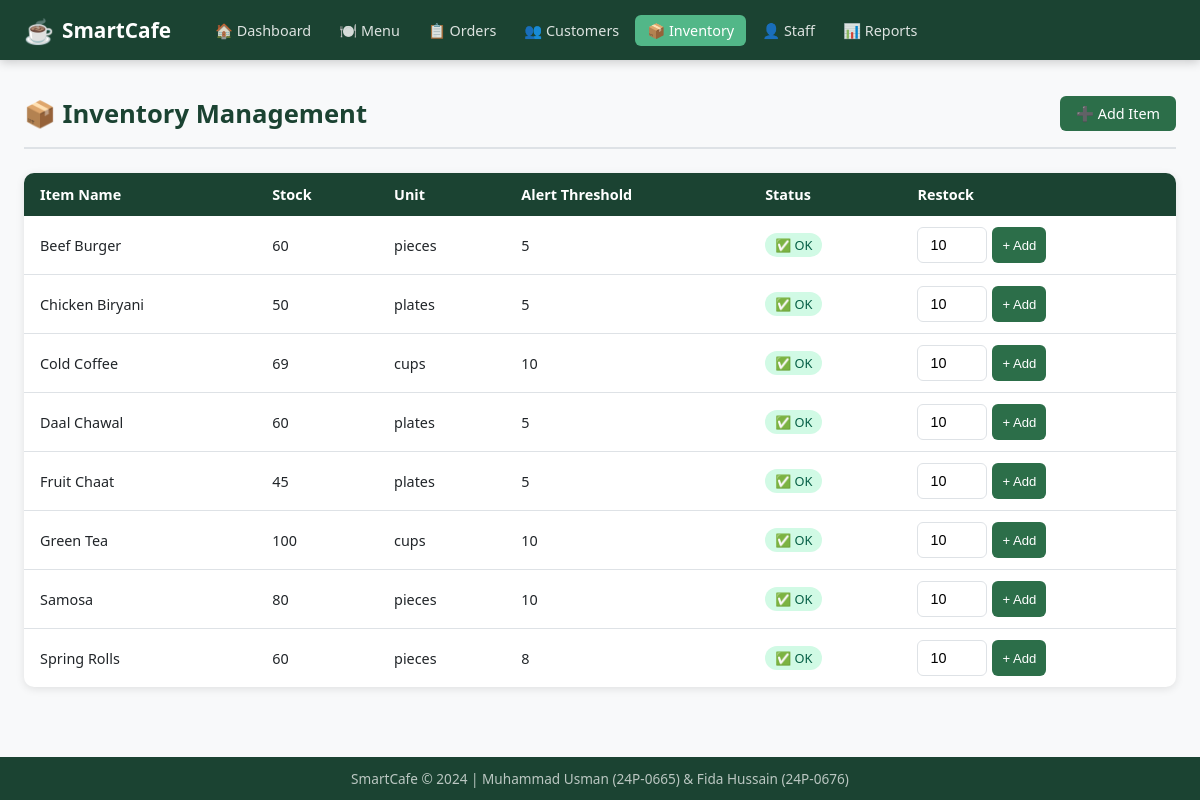
Page /inventory on the committed database.
### tables this page shows
CREATE TABLE Inventory (
    inventory_id INTEGER PRIMARY KEY AUTOINCREMENT,
    item_name TEXT NOT NULL,
    stock_quantity INTEGER NOT NULL,
    unit TEXT,
    threshold INTEGER DEFAULT 5
);

### app.py (the view)
@app.route('/inventory')
def inventory():
    conn = get_db()
    items = conn.execute("SELECT * FROM Inventory ORDER BY item_name").fetchall()
    low_stock = conn.execute("SELECT * FROM Low_Stock_Alert").fetchall()
    conn.close()
    return render_template('inventory.html', items=items, low_stock=low_stock)

### app.py (called while the page is built)
def get_db():
    conn = sqlite3.connect(DATABASE)
    conn.row_factory = sqlite3.Row  # So rows behave like dictionaries
    conn.execute("PRAGMA foreign_keys = ON")  # Enable foreign key support
    return conn

### templates/inventory.html (shortened to what this page needs)
{% extends "base.html" %}
{% block content %}
<div class="page-header">
    <h1>📦 Inventory Management</h1>
    <a href="{{ url_for('add_inventory') }}" class="btn btn-primary">➕ Add Item</a>
</div>
<table class="table">
    <thead>
        <tr>
            <th>Item Name</th>
            <th>Stock</th>
            <th>Unit</th>
            <th>Alert Threshold</th>
            <th>Status</th>
            <th>Restock</th>
        </tr>
    </thead>
    <tbody>
        {% for item in items %}
        <tr>
            <td>{{ item.item_name }}</td>
            <td>{{ item.stock_quantity }}</td>
            <td>{{ item.unit }}</td>
            <td>{{ item.threshold }}</td>
            <td>
                {% if item.stock_quantity <= item.threshold %}
                <span class="badge badge-danger">⚠️ Low</span>
                {% else %}
                <span class="badge badge-success">✅ OK</span>
                {% endif %}
            </td>
            <td>
                <form method="POST" action="{{ url_for('restock', inventory_id=item.inventory_id) }}" style="display:flex; gap:5px">
                    <input type="number" name="qty" class="form-control" value="10" min="1" style="width:70px">
                    <button type="submit" class="btn btn-sm btn-primary">+ Add</button>
                </form>
            </td>
        </tr>
        {% endfor %}
    </tbody>
</table>
{% endblock %}

### static/css/style.css (style rules this page uses)
* { margin: 0; padding: 0; box-sizing: border-box; }
:root { --primary: #2c6e49; --primary-dark: #1b4332; --secondary: #52b788; --accent: #f4a261; --danger: #e63946; --warning: #f4a261; --info: #457b9d; --bg: #f8f9fa; --card: #ffffff; --text: #212529; --text-muted: #6c757d; --border: #dee2e6; --shadow: 0 2px 8px rgba(0,0,0,0.1); }
body { font-family: 'Segoe UI', Tahoma, Geneva, Verdana, sans-serif; background: var(--bg); color: var(--text); min-height: 100vh; display: flex; flex-direction: column; }
.page-header { display: flex; justify-content: space-between; align-items: center; margin-bottom: 24px; padding-bottom: 16px; border-bottom: 2px solid var(--border); }
.page-header h1 { font-size: 1.6rem; color: var(--primary-dark); }
.btn { display: inline-block; padding: 8px 16px; border-radius: 6px; border: none; cursor: pointer; text-decoration: none; font-size: 0.9rem; font-weight: 500; transition: all 0.2s; }
.btn-primary { background: var(--primary); color: white; }
.btn-sm { padding: 4px 10px; font-size: 0.82rem; }
.table { width: 100%; border-collapse: collapse; background: var(--card); border-radius: 10px; overflow: hidden; box-shadow: var(--shadow); }
.table th { background: var(--primary-dark); color: white; padding: 12px 16px; text-align: left; font-size: 0.9rem; }
.table td { padding: 11px 16px; border-bottom: 1px solid var(--border); font-size: 0.9rem; }
.table tr:last-child td { border-bottom: none; }
.badge { display: inline-block; padding: 3px 10px; border-radius: 20px; font-size: 0.8rem; font-weight: 500; }
.badge-success { background: #d1fae5; color: #065f46; }
.form-control { width: 100%; padding: 9px 12px; border: 1px solid var(--border); border-radius: 6px; font-size: 0.9rem; transition: border-color 0.2s; }

### rows in the picture
Inventory: item_name "Beef Burger", stock_quantity "60", unit "pieces", threshold "5", shows "✅ OK"
Inventory: item_name "Chicken Biryani", stock_quantity "50", unit "plates", threshold "5", shows "✅ OK"
Inventory: item_name "Cold Coffee", stock_quantity "69", unit "cups", threshold "10", shows "✅ OK"
Inventory: item_name "Daal Chawal", stock_quantity "60", unit "plates", threshold "5", shows "✅ OK"
Inventory: item_name "Fruit Chaat", stock_quantity "45", unit "plates", threshold "5", shows "✅ OK"
Inventory: item_name "Green Tea", stock_quantity "100", unit "cups", threshold "10", shows "✅ OK"
Inventory: item_name "Samosa", stock_quantity "80", unit "pieces", threshold "10", shows "✅ OK"
Inventory: item_name "Spring Rolls", stock_quantity "60", unit "pieces", threshold "8", shows "✅ OK"
